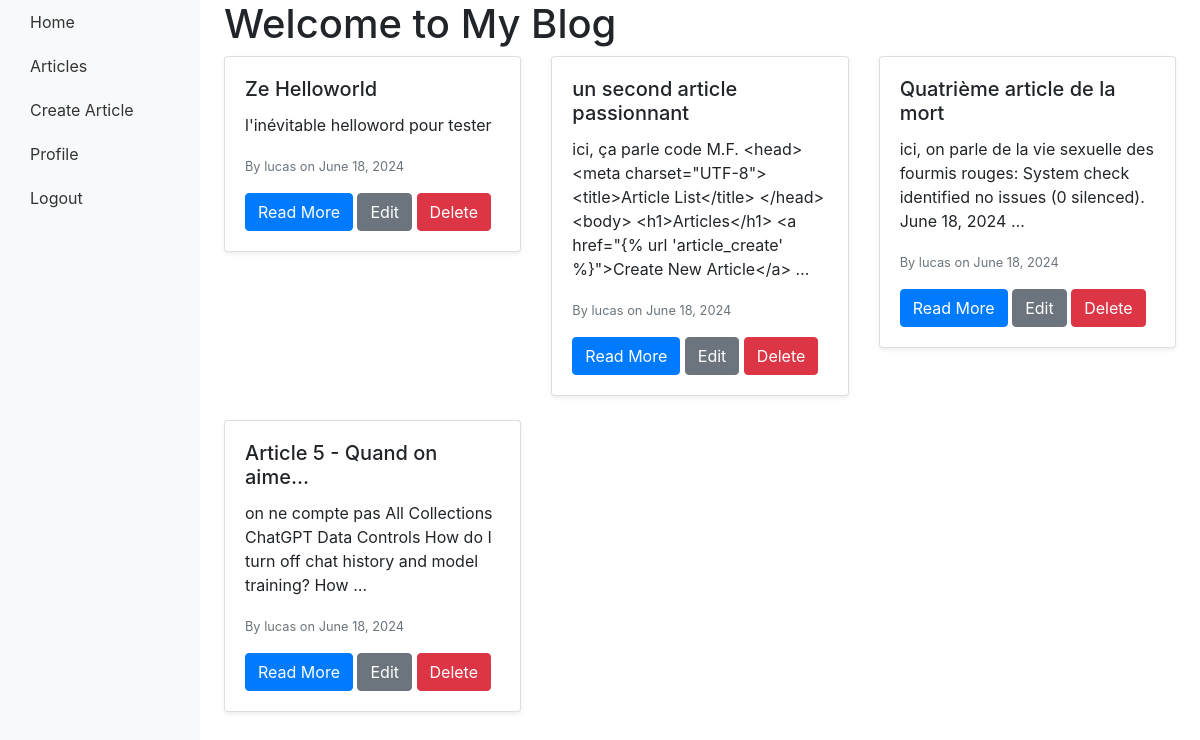
The app's page / (signed in) with its own data.
### main/models.py (models this page shows, shortened)
class Article(models.Model):
    title = models.CharField(max_length=200)
    content = models.TextField()
    publication_date = models.DateField(auto_now_add=True)  # Automatically set the publication date
    author = models.ForeignKey(User, on_delete=models.CASCADE)
    categories = models.ManyToManyField(Category, related_name='articles')
    slug = models.SlugField(unique=True)
    meta_description = models.TextField()

### main/views.py (the view)
# urls.py: path('', views.home, name='home'),
def home(request):
    articles = Article.objects.all()
    return render(request, 'main/home.html', {'articles': articles})

### main/templates/main/home.html (shortened to what this page needs)
{% extends 'main/base.html' %}
{% load static %}
{% block content %}
    <h1>Welcome to My Blog</h1>
    <div class="row">
        {% for article in articles %}
            <div class="col-md-4">
                <div class="card mb-4 shadow-sm">
                    <div class="card-body">
                        <h5 class="card-title">{{ article.title }}</h5>
                        <p class="card-text">{{ article.content|truncatewords:20 }}</p>
                        <p class="card-text"><small class="text-muted">By {{ article.author.username }} on {{ article.publication_date }}</small></p>
                        <a href="{% url 'article_detail' article.slug %}" class="btn btn-primary">Read More</a>
                        {% if user.is_authenticated and user == article.author %}
                            <a href="{% url 'article_update' article.slug %}" class="btn btn-secondary">Edit</a>
                            <a href="{% url 'article_delete' article.slug %}" class="btn btn-danger">Delete</a>
                        {% endif %}
                    </div>
                </div>
            </div>
        {% endfor %}
    </div>
{% endblock %}

### main/static/css/style.css (style rules this page uses)
body { font-family: Arial, sans-serif; }

### records on screen
Article: title "Ze Helloworld", content "l'inévitable helloword pour tester", author.username "lucas", publication_date "June 18, 2024", shows "Edit"
Article: title "un second article passionnant", content "ici, ça parle code M.F. <head> <meta charset=\"UTF-8\"> <title>Article List</title> </head> <body> <h1>Articles</h1> <a href=\"{% url 'article_create' %}\">Create New Article</a> …", author.username "lucas", publication_date "June 18, 2024", shows "Edit"
Article: title "Quatrième article de la mort", content "ici, on parle de la vie sexuelle des fourmis rouges: System check identified no issues (0 silenced). June 18, 2024 …", author.username "lucas", publication_date "June 18, 2024", shows "Edit"
Article: title "Article 5 - Quand on aime...", content "on ne compte pas All Collections ChatGPT Data Controls How do I turn off chat history and model training? How …", author.username "lucas", publication_date "June 18, 2024", shows "Edit"
